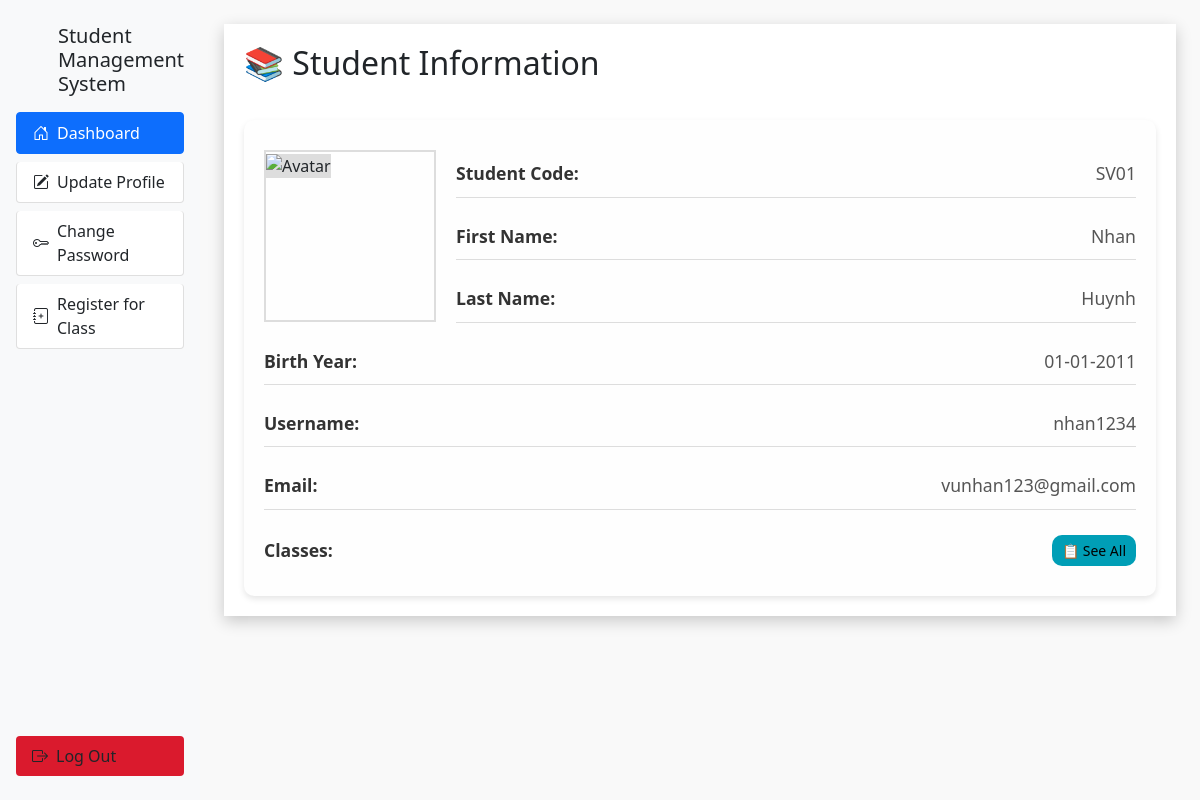
Screenshot of /user/dashboard (signed in) with the database file from the repository.
### main.py (models this page shows, shortened)
class User(db.Model):
    id = db.Column(db.Integer, primary_key=True)
    fname = db.Column(db.String(255), nullable=False)
    lname = db.Column(db.String(255), nullable=False)
    email = db.Column(db.String(255), nullable=False)
    student_code = db.Column(db.String(50), nullable=True)
    birth_year = db.Column(db.Date, nullable=True)
    username = db.Column(db.String(255), nullable=False)
    password = db.Column(db.String(255), nullable=False)
    role = db.Column(db.String(50), default='user', nullable=False)  # Thêm cột role
    status = db.Column(db.Integer, default=0, nullable=False)
    id_class = db.Column(db.Integer, db.ForeignKey('class.id_class'), nullable=True)
    avatar = db.Column(db.String(255), nullable=True)  # Thêm cột avatar

### main.py (the view)
@app.route('/user/dashboard')
def userDashboard():
    if not session.get('user_id'):
        return redirect('/')
    user = User.query.get(session.get('user_id'))
    if user.role != "user":
        flash("Access denied: You are not authorized to access this page.", "danger")
        return redirect('/')
    return render_template('user/dashboard.html', title="User Dashboard", users=user)

### templates/user/dashboard.html (shortened to what this page needs)
{% extends "user/layout.html" %}
{% block content %}
<div class="wrapper">
    <div class="content">
        <div class="header">
            <h2>📚 Student Information</h2>
        </div>
        <div class="student-details">
            <div class="details-first-row">
                <div class="avatar-container">
                    {% if users.avatar %}
                    <img src="{{ url_for('uploaded_file', filename=users.avatar) }}" alt="Avatar" class="avatar">
                    {% else %}
                    <img src="https://img.icons8.com/ios/452/user.png" alt="Avatar" class="avatar-default">
                    {% endif %}
                </div>
                <div class="student-details-child">
                    <div class="detail-row">
                        <span class="label">Student Code:</span>
                        <span class="value">{{ users.student_code }}</span>
                    </div>
                    <div class="detail-row">
                        <span class="label">First Name:</span>
                        <span class="value">{{ users.fname }}</span>
                    </div>
                    <div class="detail-row-not-last">
                        <span class="label">Last Name:</span>
                        <span class="value">{{ users.lname }}</span>
                    </div>
                </div>
            </div>
            <div class="detail-row">
                <span class="label">Birth Year:</span>
                <span class="value">{{ users.birth_year.strftime('%d-%m-%Y') }}</span>
            </div>
            <div class="detail-row">
                <span class="label">Username:</span>
                <span class="value">{{ users.username }}</span>
            </div>
            <div class="detail-row">
                <span class="label">Email:</span>
                <span class="value">{{ users.email }}</span>
            </div>
            <div class="detail-row">
                <span class="label">Classes:</span>
                <a href="/user/classes/{{ users.id }}" class="btn btn-info btn-sm">📋 See All</a>
            </div>
        </div>
    </div>
</div>
{% endblock content %}

### templates/user/dashboard.html (style rules this page uses)
body { margin: 0; padding: 0; background: #f9f9f9; }
.wrapper { width: 100%; padding: 20px; background: #ffffff; box-shadow: 0px 5px 15px rgba(0, 0, 0, 0.2); }
.content { width: 100%; display: flex; flex-direction: column; gap: 20px; }
.header { display: flex; justify-content: space-between; align-items: center; margin-bottom: 10px; }
.student-details { display: flex; flex-direction: column; gap: 15px; background: #fefefe; padding: 20px; border-radius: 10px; box-shadow: 0px 3px 6px rgba(0, 0, 0, 0.1); }
.student-details-child { display: flex; flex-direction: column; gap: 15px; background: #fefefe; border-radius: 10px; flex-grow: 1; }
.details-first-row { display: flex; align-items: center; padding: 10px 0 0 0; width: 100%; }
.avatar-container { width: 172px; height: 172px; overflow: hidden; border: 2px solid #ddd; position: relative; margin-right: 20px; }
.avatar-default { width: 100%; height: 100%; object-fit: scale-down; background-color: #ddd; }
.detail-row { display: flex; justify-content: space-between; align-items: center; padding: 10px 0; border-bottom: 1px solid #ddd; }
.detail-row-not-last { display: flex; justify-content: space-between; align-items: center; padding: 10px 0; border-bottom: 1px solid #ddd; }
.detail-row:last-child { border-bottom: none; }
.label { font-weight: bold; font-size: 1.1em; color: #333; }
.value { font-size: 1.1em; color: #555; }
.btn { border-radius: 10px; padding: 5px 10px; }
.btn-info { background-color: #009eb6; border: none; }

### rows the page displays
User: student_code "SV01", fname "Nhan", lname "Huynh", birth_year "01-01-2011", username "nhan1234", email "vunhan123@gmail.com"
